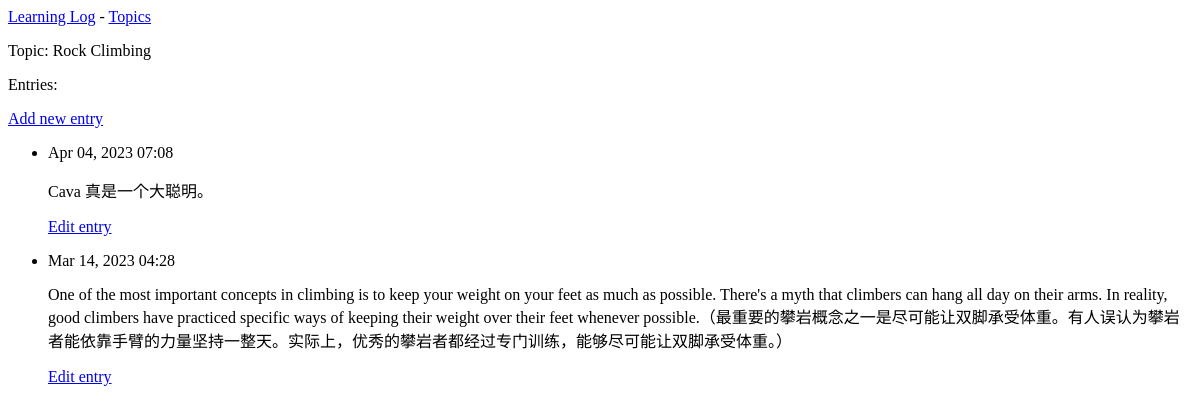
Before: /topics/2/ with the older database file.
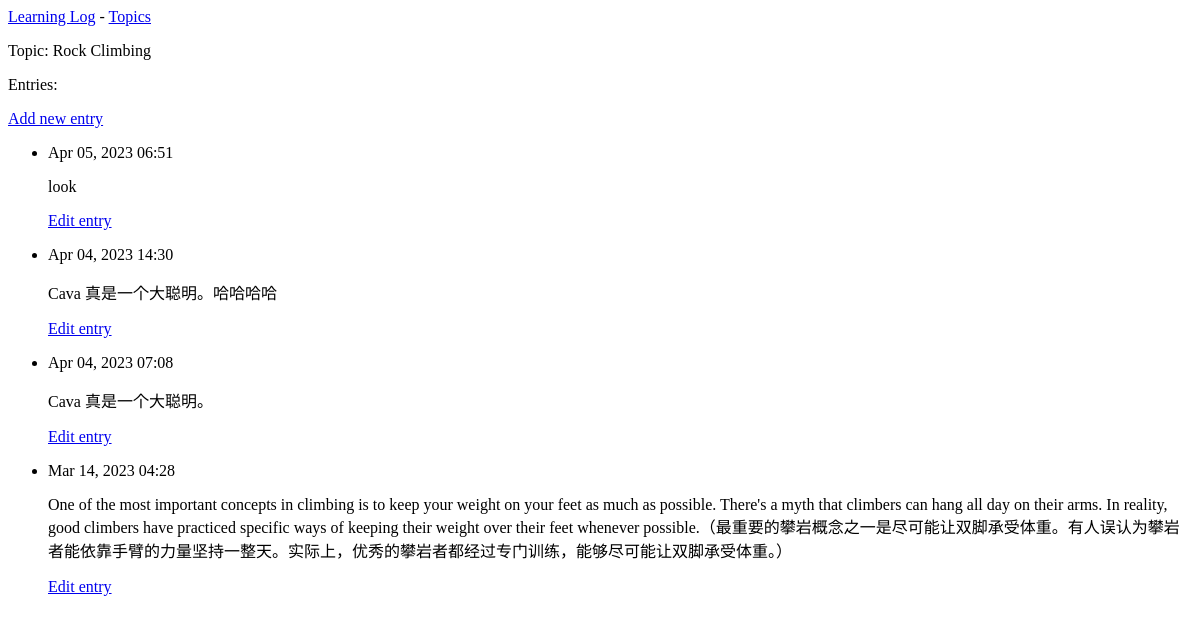
After: the same page with the newer database file.
### learning_logs/models.py (models this page shows, shortened)
class Topic(models.Model):
    text = models.CharField(max_length=200)
    date_added = models.DateTimeField(auto_now_add=True)
    def __str__(self):
        return self.text

class Entry(models.Model):
    topic = models.ForeignKey(Topic, on_delete=models.CASCADE)
    text = models.TextField()
    date_added = models.DateTimeField(auto_now_add=True)
    class Meta:
        verbose_name_plural = 'entries'

### learning_logs/views.py (the view)
# urls.py: path('topics/<int:topic_id>/', views.topic, name='topic'),
def topic(request, topic_id):
    topic = Topic.objects.get(id=topic_id)
    entries = topic.entry_set.order_by('-date_added')
    context = {'topic': topic, 'entries': entries}
    return render(request, 'learning_logs/topic.html', context)

### learning_logs/templates/learning_logs/topic.html
{% extends 'learning_logs/base.html' %}
{% block content %}
    <p>Topic: {{ topic }}</p>
    <p>Entries:</p>
    <p>
        <a href="{% url 'learning_logs:new_entry' topic.id %}">Add new entry</a>
    </p>
    <ul>
        {% for entry in entries %}
            <li>
                <p>{{ entry.date_added|date:'M d, Y H:i' }}</p>
                <p>{{ entry.text|linebreaks }}</p>
                <p>
                    <a href="{% url 'learning_logs:edit_entry' entry.id %}">Edit entry</a>
                </p>
            </li>
        {% empty %}
            <li>There are no entries for this topic yet.</li>
        {% endfor %}
    </ul>
{% endblock content %}

### learning_logs/templates/learning_logs/base.html
<p>
    <a href="{% url 'learning_logs:index' %}">Learning Log</a> -
    <a href="{% url 'learning_logs:topics' %}">Topics</a>
</p>
{% block content %}{% endblock content %}

Changed rows visible on the page:
added Entry: date_added "Apr 05, 2023 06:51", text "look"
added Entry: date_added "Apr 04, 2023 14:30", text "Cava 真是一个大聪明。哈哈哈哈"
